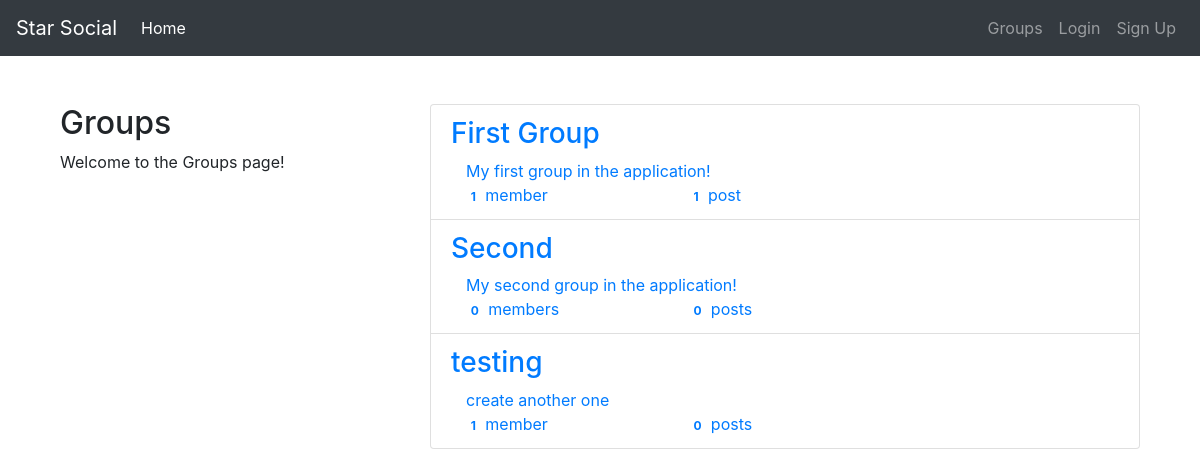
The app's page /groups/ with its own data.
### groups/models.py (models this page shows, shortened)
class Group(models.Model):
    name = models.CharField(max_length=255, unique=True)
    slug = models.SlugField(allow_unicode=True, unique=True)
    description = models.TextField(blank=True, default='')
    description_html = models.TextField(editable=False, default='', blank=True)
    members = models.ManyToManyField(User, through='GroupMember')
    class Meta:
        ordering = ['name']

### groups/views.py (the view)
# urls.py: path('', views.ListGroups.as_view(), name='all'),
class ListGroups(generic.ListView):
    model = Group

### groups/templates/groups/group_list.html (shortened to what this page needs)
{% extends 'groups/group_base.html' %}
{% block pregroup %}
    <div class="col-md-4">
        <div class="content">
            <h2>Groups</h2>
            <p>Welcome to the Groups page!</p>
        </div>
    </div>
{% endblock %}
{% block group_content %}
    <div class="col-md-8">
        <div class="list-group">
            {% for group in object_list %}
                <a class="list-group-item" href="{% url 'groups:single' slug=group.slug %}">
                    <h3 class="title list-group-item-heading">{{group.name}}</h3>
                    <div class="list-group-item-text container-fluid">
                        {{group.description}}
                        <div class="row">
                            <div class="col-md-4">
                                <span class="badge">{{group.members.count}}</span>
                                member{{group.members.count|pluralize}}
                            </div>
                            <div class="col-md-4">
                                <span class="badge">{{group.posts.count}}</span>
                                post{{group.posts.count|pluralize}}
                            </div>
                        </div>
                    </div>
                </a>
            {% endfor %}
        </div>
    </div>
{% endblock %}

### records on screen
Group: name "First Group", description "My first group in the application!", members.count "1", posts.count "1"
Group: name "Second", description "My second group in the application!", members.count "0", posts.count "0"
Group: name "testing", description "create another one", members.count "1", posts.count "0"
